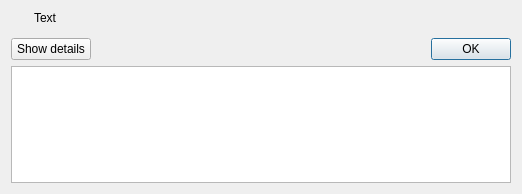
<?xml version="1.0" encoding="UTF-8"?>
<ui version="4.0">
 <class>StackTraceMessageBox</class>
 <widget class="QDialog" name="StackTraceMessageBox">
  <property name="geometry">
   <rect>
    <x>0</x>
    <y>0</y>
    <width>522</width>
    <height>194</height>
   </rect>
  </property>
  <property name="windowTitle">
   <string>Dialog</string>
  </property>
  <layout class="QVBoxLayout" name="verticalLayout" stretch="0,0,3">
   <item>
    <layout class="QHBoxLayout" name="horizontalLayout">
     <property name="spacing">
      <number>16</number>
     </property>
     <property name="bottomMargin">
      <number>7</number>
     </property>
     <item>
      <widget class="QLabel" name="labelIcon">
       <property name="text">
        <string/>
       </property>
       <property name="pixmap">
        <pixmap resource="StackTraceMessageBox.qrc">:/default/resources/Critical.png</pixmap>
       </property>
      </widget>
     </item>
     <item>
      <widget class="QLabel" name="labelText">
       <property name="sizePolicy">
        <sizepolicy hsizetype="Expanding" vsizetype="Preferred">
         <horstretch>0</horstretch>
         <verstretch>0</verstretch>
        </sizepolicy>
       </property>
       <property name="text">
        <string>Text</string>
       </property>
       <property name="alignment">
        <set>Qt::AlignLeading|Qt::AlignLeft|Qt::AlignVCenter</set>
       </property>
      </widget>
     </item>
    </layout>
   </item>
   <item>
    <layout class="QHBoxLayout" name="horizontalLayout_2">
     <item>
      <widget class="QPushButton" name="buttonExpand">
       <property name="text">
        <string>Show details</string>
       </property>
       <property name="icon">
        <iconset resource="StackTraceMessageBox.qrc">
         <normaloff>:/default/resources/Expand.png</normaloff>:/default/resources/Expand.png</iconset>
       </property>
       <property name="checkable">
        <bool>true</bool>
       </property>
       <property name="autoDefault">
        <bool>false</bool>
       </property>
      </widget>
     </item>
     <item>
      <spacer name="horizontalSpacer">
       <property name="orientation">
        <enum>Qt::Horizontal</enum>
       </property>
       <property name="sizeHint" stdset="0">
        <size>
         <width>80</width>
         <height>20</height>
        </size>
       </property>
      </spacer>
     </item>
     <item>
      <widget class="QDialogButtonBox" name="buttonBox">
       <property name="orientation">
        <enum>Qt::Horizontal</enum>
       </property>
       <property name="standardButtons">
        <set>QDialogButtonBox::Ok</set>
       </property>
      </widget>
     </item>
    </layout>
   </item>
   <item>
    <widget class="HighlightingTextEdit" name="stackTraceTextEdit">
     <property name="sizePolicy">
      <sizepolicy hsizetype="Preferred" vsizetype="Preferred">
       <horstretch>0</horstretch>
       <verstretch>0</verstretch>
      </sizepolicy>
     </property>
     <property name="minimumSize">
      <size>
       <width>500</width>
       <height>0</height>
      </size>
     </property>
     <property name="baseSize">
      <size>
       <width>500</width>
       <height>0</height>
      </size>
     </property>
     <property name="lineWrapMode">
      <enum>QPlainTextEdit::NoWrap</enum>
     </property>
     <property name="readOnly">
      <bool>true</bool>
     </property>
    </widget>
   </item>
  </layout>
 </widget>
 <customwidgets>
  <customwidget>
   <class>HighlightingTextEdit</class>
   <extends>QPlainTextEdit</extends>
   <header>HighlightingTextEdit</header>
  </customwidget>
 </customwidgets>
 <resources>
  <include location="StackTraceMessageBox.qrc"/>
 </resources>
 <connections>
  <connection>
   <sender>buttonExpand</sender>
   <signal>clicked(bool)</signal>
   <receiver>StackTraceMessageBox</receiver>
   <slot>showDetails(bool)</slot>
   <hints>
    <hint type="sourcelabel">
     <x>28</x>
     <y>282</y>
    </hint>
    <hint type="destinationlabel">
     <x>184</x>
     <y>93</y>
    </hint>
   </hints>
  </connection>
  <connection>
   <sender>buttonBox</sender>
   <signal>accepted()</signal>
   <receiver>StackTraceMessageBox</receiver>
   <slot>accept()</slot>
   <hints>
    <hint type="sourcelabel">
     <x>248</x>
     <y>254</y>
    </hint>
    <hint type="destinationlabel">
     <x>157</x>
     <y>274</y>
    </hint>
   </hints>
  </connection>
  <connection>
   <sender>buttonBox</sender>
   <signal>rejected()</signal>
   <receiver>StackTraceMessageBox</receiver>
   <slot>reject()</slot>
   <hints>
    <hint type="sourcelabel">
     <x>316</x>
     <y>260</y>
    </hint>
    <hint type="destinationlabel">
     <x>286</x>
     <y>274</y>
    </hint>
   </hints>
  </connection>
 </connections>
 <slots>
  <slot>showDetails(bool)</slot>
 </slots>
</ui>
